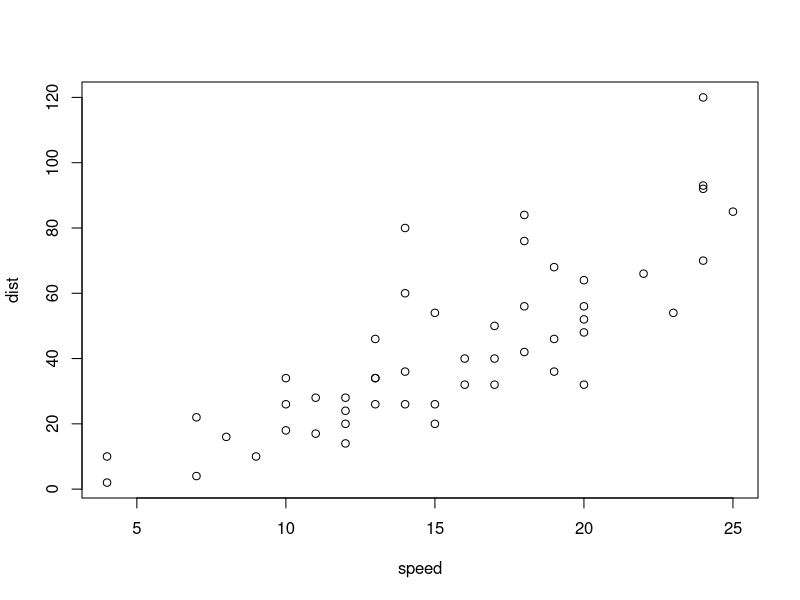
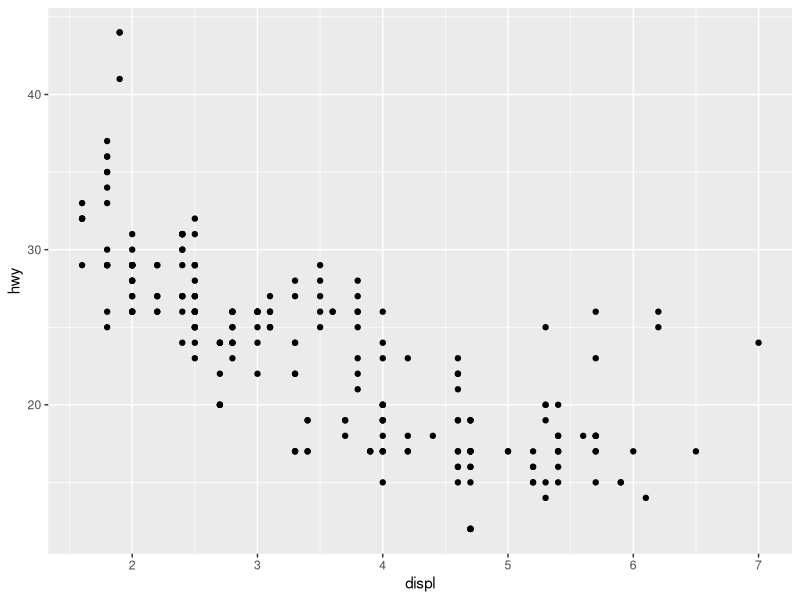
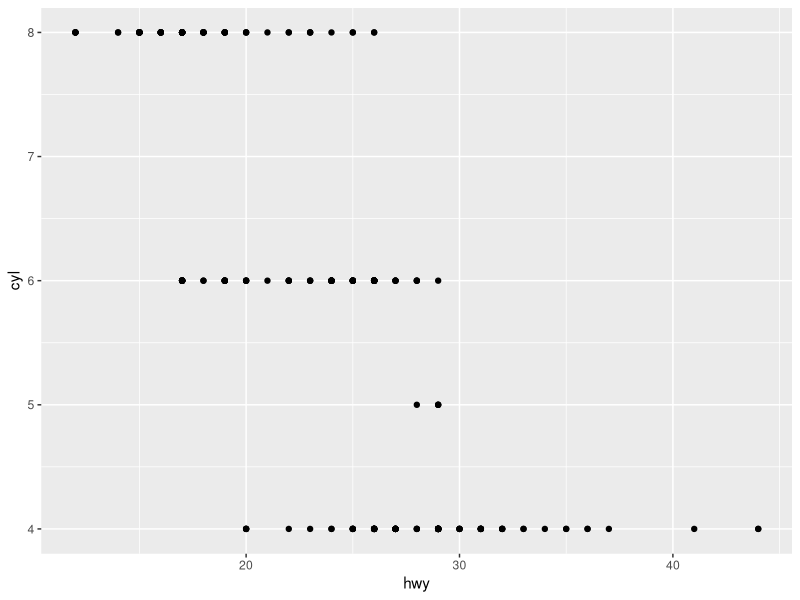
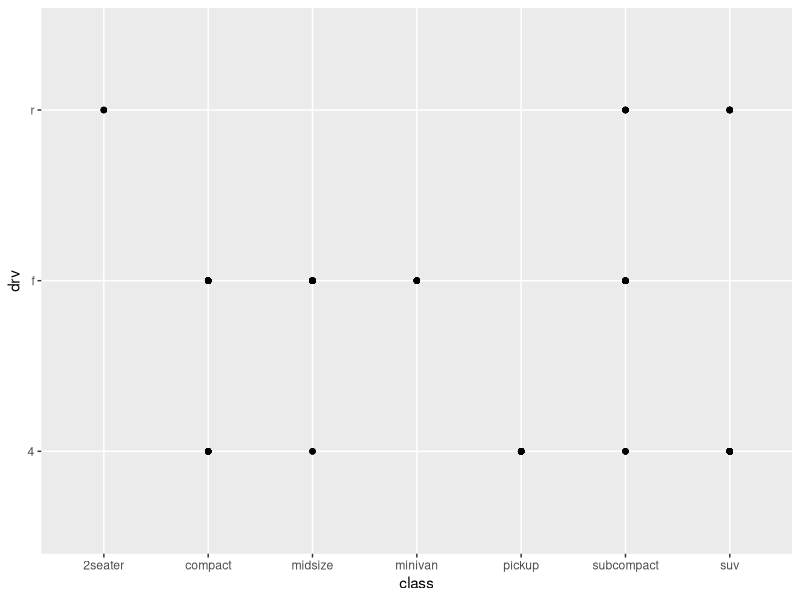
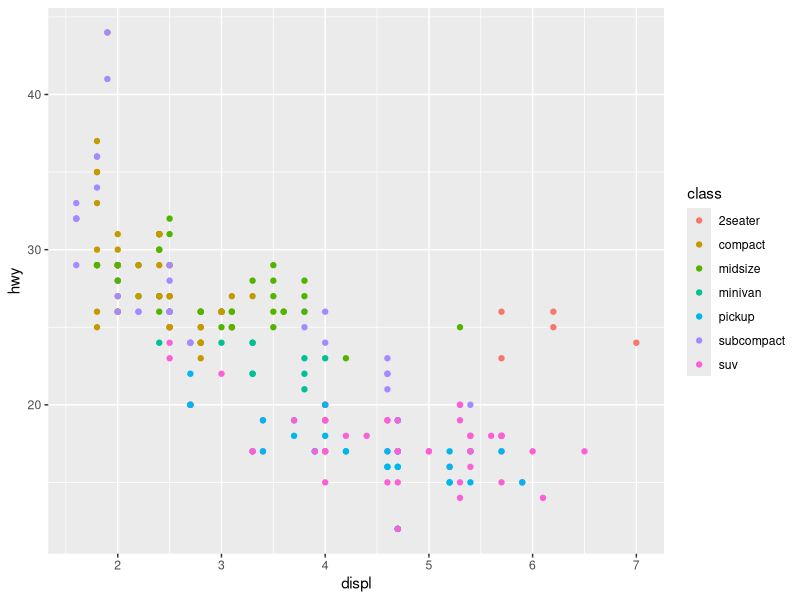
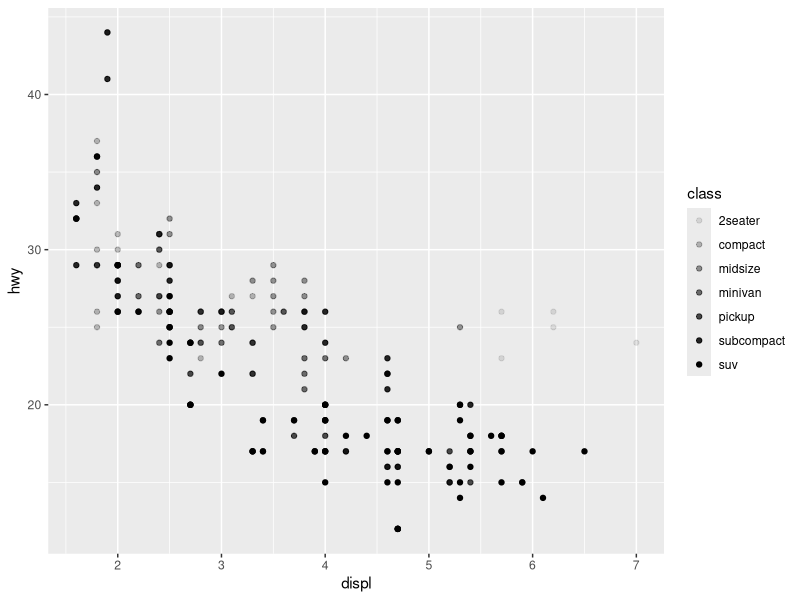
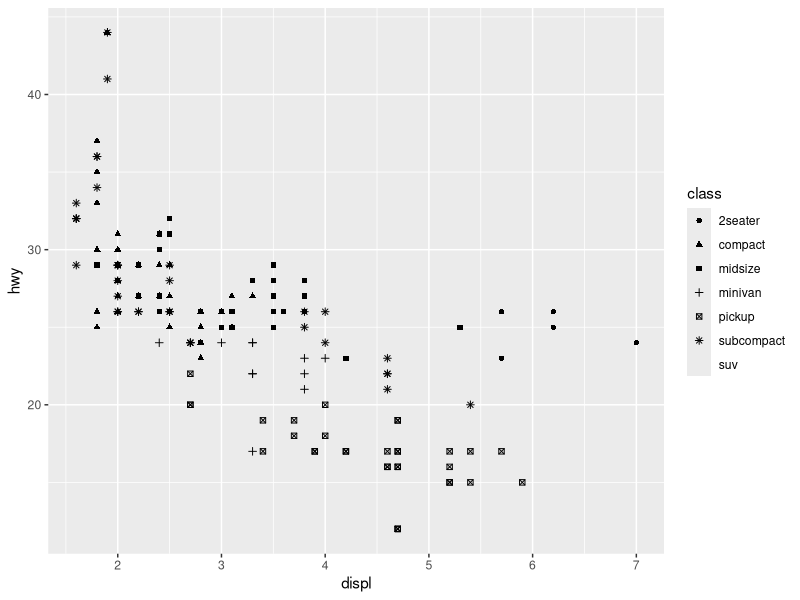
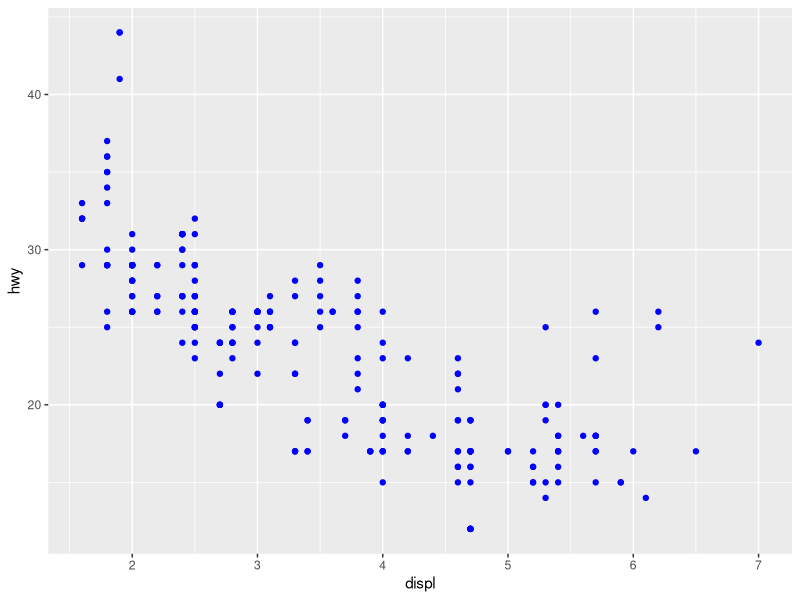

R code for these plots, in order: (Note: this script raises an error after producing the figures.)
## ---- chunk 1
plot(cars)
## ---- chunk 2
library(ggplot2)
ggplot2::mpg
ggplot(data = mpg) + 
  geom_point(mapping = aes(x= displ,y = hwy))
## ---- chunk 3
#### 3.2.4 ? 2
str(mpg)
## ---- chunk 4
### 3.2.4 ? 3
str(mpg$drv)
## ---- chunk 5
### 3.2.4 ? 4
library(ggplot2)
ggplot2::mpg
ggplot(data = mpg) + 
  geom_point(mapping = aes(x= hwy,y = cyl))


## ---- chunk 6
library(ggplot2)
ggplot2::mpg
ggplot(data = mpg) + 
  geom_point(mapping = aes(x= class,y = drv))
## ---- chunk 7
## 3.3
ggplot(data = mpg) + 
  geom_point(mapping = aes(x = displ, y = hwy, color = class))
## ---- chunk 8
# Left 3.3
ggplot(data = mpg) + 
  geom_point(mapping = aes(x = displ, y = hwy, alpha = class))

# Right 3.3
ggplot(data = mpg) + 
  geom_point(mapping = aes(x = displ, y = hwy, shape = class))
## ---- chunk 9
ggplot(data = mpg) + 
  geom_point(mapping = aes(x = displ, y = hwy), color = "blue")
## ---- chunk 10
### another color
ggplot(data = mpg) + 
  geom_point(mapping = aes(x = displ, y = hwy), color = "purple")
## ---- chunk 11
### code from ggplot2 book 
df2q <- data.frame(x= 1:5, y = 1:25, z = 1:25)
sq <- ggplot(df2q, aes(x,y))
sq +geom_point(aes(shape=z), size =4) +
  scale_shape_identity()
sq + geom_point(aes(shape = z), size = 4, color = "red", fill = "green") +
   scale_shape_identity()
### got this error Error: A continuous variable can not be mapped to shape
###it went away when I added scale_shape_identity()
## ---- chunk 12
### 3.3.1 ? 3

ggplot(data = mpg) + 
  geom_point(mapping = aes(x = displ, y = hwy), color = "purple",size = mpg$cyl, shape = mpg$cty )
## ---- chunk 13
## fix this later
ggplot(data = mpg) + 
  geom_point(mapping = aes(x = displ, y = hwy), color = mpg$displ < 5)
## ---- chunk 14
### 3.5
ggplot(data = mpg) + 
  geom_point(mapping = aes(x = displ, y = hwy)) + 
  facet_wrap(~ class, nrow = 2)
## ---- chunk 15
ggplot(data = mpg) + 
  geom_point(mapping = aes(x = displ, y = hwy)) + 
  facet_grid(drv ~ cyl)
## ---- chunk 16
##3.5.1 ?2

ggplot(data = mpg) + 
  geom_point(mapping = aes(x = drv, y = cyl))
## ---- chunk 17
###3.5.1 ?3

ggplot(data = mpg) + 
  geom_point(mapping = aes(x = displ, y = hwy)) +
  facet_grid(drv ~ .)
## ---- chunk 18
### 3.5.1 ?3
ggplot(data = mpg) + 
  geom_point(mapping = aes(x = displ, y = hwy)) +
  facet_grid(. ~ cyl)
## ---- chunk 19
### 3.5.1 ?4
###Take the first faceted plot in this section:

ggplot(data = mpg) + 
  geom_point(mapping = aes(x = displ, y = hwy)) + 
  facet_wrap(~ class, nrow = 2)
## ---- chunk 20
#3.5.1 ? 5
?facet_wrap
## ---- chunk 21
ggplot(mpg, aes(displ, hwy)) +
  geom_point() +
  facet_wrap(~class)
## ---- chunk 22
# Control the number of rows and columns with nrow and ncol
ggplot(mpg, aes(displ, hwy)) +
  geom_point() +
  facet_wrap(~class, nrow = 4)
## ---- chunk 23

# You can facet by multiple variables
ggplot(mpg, aes(displ, hwy)) +
  geom_point() +
  facet_wrap(~ cyl + drv)
## ---- chunk 24

# Or use a character vector:
ggplot(mpg, aes(displ, hwy)) +
  geom_point() +
  facet_wrap(c("cyl", "drv"))
## ---- chunk 25
# Use the `labeller` option to control how labels are printed:
ggplot(mpg, aes(displ, hwy)) +
  geom_point() +
  facet_wrap(c("cyl", "drv"), labeller = "label_both")
## ---- chunk 26
# To change the order in which the panels appear, change the levels
# of the underlying factor.
mpg$class2 <- reorder(mpg$class, mpg$displ)
ggplot(mpg, aes(displ, hwy)) +
  geom_point() +
  facet_wrap(~class2)
## ---- chunk 27
# By default, the same scales are used for all panels. You can allow
# scales to vary across the panels with the `scales` argument.
# Free scales make it easier to see patterns within each panel, but
# harder to compare across panels.
ggplot(mpg, aes(displ, hwy)) +
  geom_point() +
  facet_wrap(~class, scales = "free")
## ---- chunk 28
# To repeat the same data in every panel, simply construct a data frame
# that does not contain the faceting variable.
ggplot(mpg, aes(displ, hwy)) +
  geom_point(data = transform(mpg, class = NULL), colour = "grey85") +
  geom_point() +
  facet_wrap(~class)
## ---- chunk 29
# Use `strip.position` to display the facet labels at the side of your
# choice. Setting it to `bottom` makes it act as a subtitle for the axis.
# This is typically used with free scales and a theme without boxes around
# strip labels.
ggplot(economics_long, aes(date, value)) +
  geom_line() +
  facet_wrap(~variable, scales = "free_y", nrow = 2, strip.position = "bottom") +
  theme(strip.background = element_blank(), strip.placement = "outside")

## ---- chunk 30
##3.6
# left
ggplot(data = mpg) + 
  geom_point(mapping = aes(x = displ, y = hwy))

# right
ggplot(data = mpg) + 
  geom_smooth(mapping = aes(x = displ, y = hwy))
## ---- chunk 31
ggplot(data = mpg) + 
  geom_smooth(mapping = aes(x = displ, y = hwy, linetype = drv))
## ---- chunk 32
ggplot(data = mpg) +
  geom_smooth(mapping = aes(x = displ, y = hwy))
## ---- chunk 33
ggplot(data = mpg) +
  geom_smooth(mapping = aes(x = displ, y = hwy, group = drv))
## ---- chunk 34
ggplot(data = mpg) +
  geom_smooth(
    mapping = aes(x = displ, y = hwy, color = drv),
    show.legend = FALSE
  )
## ---- chunk 35
ggplot(data = mpg) + 
  geom_point(mapping = aes(x = displ, y = hwy)) +
  geom_smooth(mapping = aes(x = displ, y = hwy))
## ---- chunk 36
ggplot(data = mpg, mapping = aes(x = displ, y = hwy)) + 
  geom_point() + 
  geom_smooth()
## ---- chunk 37
ggplot(data = mpg, mapping = aes(x = displ, y = hwy)) + 
  geom_point(mapping = aes(color = class)) + 
  geom_smooth()
## ---- chunk 38
ggplot(data = mpg, mapping = aes(x = displ, y = hwy)) + 
  geom_point(mapping = aes(color = class)) + 
  geom_smooth(data = filter(mpg, class == "subcompact"), se = FALSE)
## ---- chunk 39
#geom_line()
#geom_boxplot()
#geom_histogram()
#geom_area()
## ---- chunk 40
ggplot(data = mpg, mapping = aes(x = displ, y = hwy, color = drv)) + 
  geom_point() + 
  geom_smooth(se = FALSE)
